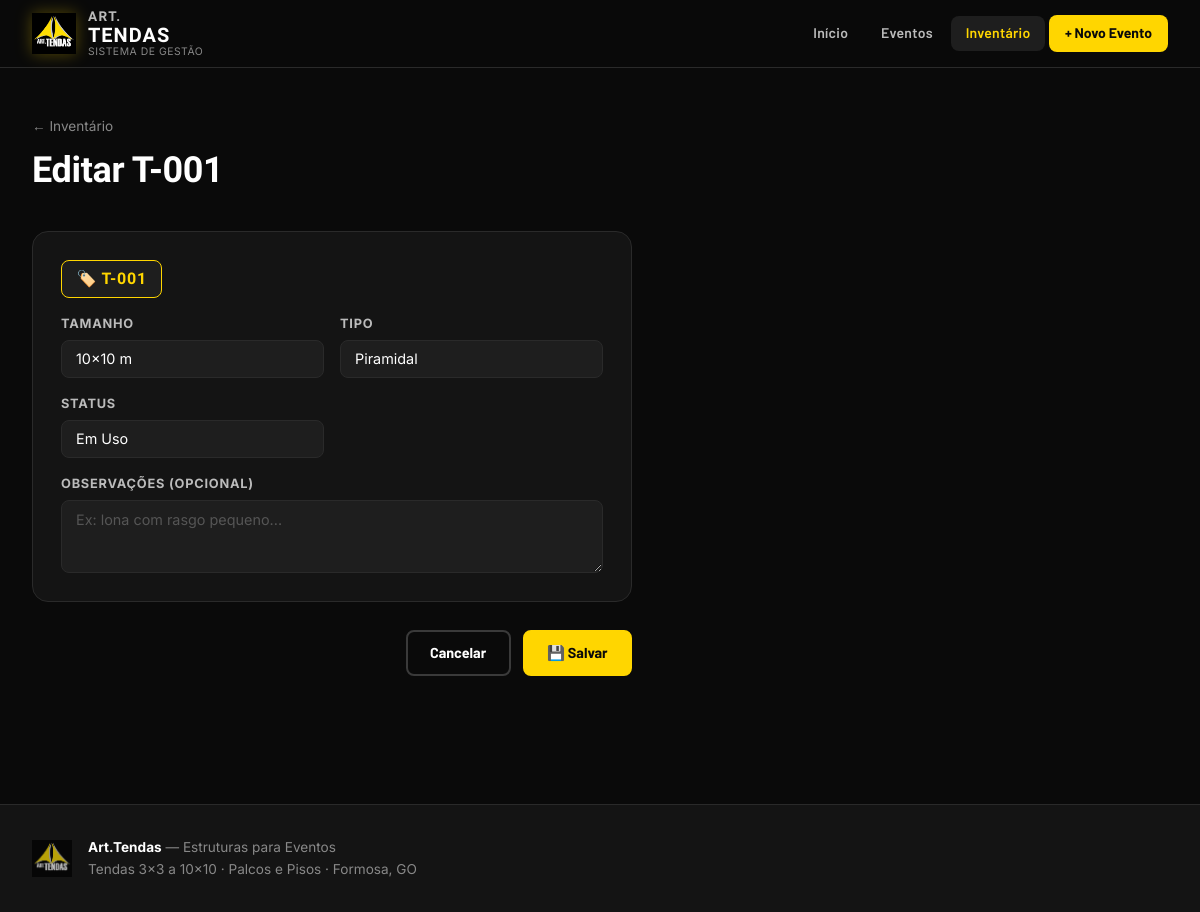
/inventario/tenda/1/editar/, run on the app's committed database.
### inventario/models.py (models this page shows, shortened)
class Tenda(models.Model):
    TAMANHOS = [
        ('3x3',   '3x3 m'),
        ('4x4',   '4x4 m'),
        ('5x5',   '5x5 m'),
        ('6x6',   '6x6 m'),
        ('7x7',   '7x7 m'),
        ('8x8',   '8x8 m'),
        ('10x10', '10x10 m'),
    ]
    TIPOS = [
        ('piramidal',    'Piramidal'),
        ('chapeu_bruxa', 'Chapéu de Bruxa'),
    ]
    STATUS = [
        ('disponivel', 'Disponível'),
        ('em_uso',     'Em Uso'),
        ('manutencao', 'Em Manutenção'),
    ]
    codigo    = models.CharField('Código', max_length=20, unique=True)
    tamanho   = models.CharField('Tamanho', max_length=10, choices=TAMANHOS)
    tipo      = models.CharField('Tipo', max_length=20, choices=TIPOS, default='piramidal')
    status    = models.CharField('Status', max_length=20, choices=STATUS, default='disponivel')
    observacoes = models.TextField('Observações', blank=True)
    class Meta:
        verbose_name = 'Tenda'
        verbose_name_plural = 'Tendas'
        ordering = ['tamanho', 'tipo', 'codigo']

### inventario/views.py (the view)
# urls.py: path('tenda/<int:pk>/editar/', views.editar_tenda, name='editar_tenda'),
def editar_tenda(request, pk):
    tenda = get_object_or_404(Tenda, pk=pk)
    if request.method == 'POST':
        form = TendaForm(request.POST, instance=tenda)
        if form.is_valid():
            form.save()
            messages.success(request, 'Tenda atualizada com sucesso!')
            return redirect('inventario:inventario')
    else:
        form = TendaForm(instance=tenda)
    return render(request, 'inventario/form_tenda.html', {
        'form': form, 'titulo': f'Editar {tenda.codigo}', 'tenda': tenda
    })

### inventario/forms.py
class TendaForm(forms.ModelForm):
    class Meta:
        model = Tenda
        fields = ['tamanho', 'tipo', 'status', 'observacoes']
        widgets = {
            'tamanho':    forms.Select(attrs={'class': 'form-control'}),
            'tipo':       forms.Select(attrs={'class': 'form-control'}),
            'status':     forms.Select(attrs={'class': 'form-control'}),
            'observacoes': forms.Textarea(attrs={'class': 'form-control', 'rows': 3,
                                                 'placeholder': 'Ex: lona com rasgo pequeno...'}),
        }
        labels = {
            'tamanho': 'Tamanho',
            'tipo':    'Tipo',
            'status':  'Status',
            'observacoes': 'Observações (opcional)',
        }

### templates/inventario/form_tenda.html (shortened to what this page needs)
{% extends 'base.html' %}
{% block nav_inventario %}active{% endblock %}
{% block content %}
<div class="page-header">
  <div>
    <a href="{% url 'inventario:inventario' %}" class="breadcrumb">← Inventário</a>
    <h1 class="page-title">{{ titulo }}</h1>
  </div>
</div>
<div class="form-container form-container--sm">
  <form method="post">
    <div class="form-section">
      {% if tenda %}
      <div class="codigo-badge">🏷️ {{ tenda.codigo }}</div>
      {% endif %}
      <div class="form-grid">
        {% for field in form %}
        <div class="form-group {% if field.name == 'observacoes' %}form-group--full{% endif %}">
          <label>{{ field.label }}</label>
          {{ field }}
        </div>
        {% endfor %}
      </div>
    </div>
    <div class="form-actions">
      <a href="{% url 'inventario:inventario' %}" class="btn btn-outline">Cancelar</a>
      <button type="submit" class="btn btn-primary">💾 Salvar</button>
    </div>
  </form>
</div>
{% endblock %}

### static/css/style.css (style rules this page uses)
*, *::before, *::after { box-sizing: border-box; margin: 0; padding: 0; }
:root { --black: #0A0A0A; --black-2: #141414; --black-3: #1E1E1E; --black-4: #2A2A2A; --gray: #3A3A3A; --gray-2: #555; --gray-3: #888; --gray-4: #bbb; --yellow: #FFD600; --yellow-dim: #FFEA70; --yellow-dark: #C8A800; --white: #FFFFFF; --green: #00C853; --red: #F44336; --radius: 8px; --radius-lg: 16px; --shadow: 0 4px 24px rgba(0,0,0,0.4); --transition: 0.2s ease; }
html { font-size: 16px; scroll-behavior: smooth; }
body { background: var(--black); color: var(--white); font-family: 'Inter', 'Barlow', sans-serif; line-height: 1.6; min-height: 100vh; }
a { color: var(--yellow); text-decoration: none; }
.btn { display: inline-flex; align-items: center; gap: 0.4rem; padding: 0.6rem 1.4rem; border-radius: var(--radius); font-family: 'Barlow', sans-serif; font-weight: 700; font-size: 0.9rem; cursor: pointer; border: 2px solid transparent; transition: var(--transition); text-decoration: none; white-space: nowrap; }
.btn-primary { background: var(--yellow); color: var(--black); border-color: var(--yellow); }
.btn-outline { background: transparent; color: var(--white); border-color: var(--gray); }
.page-header { display: flex; align-items: flex-start; justify-content: space-between; gap: 1rem; margin-bottom: 2rem; padding-top: 1rem; }
.breadcrumb { font-size: 0.85rem; color: var(--gray-3); display: block; margin-bottom: 0.25rem; }
.page-title { font-family: 'Barlow Condensed', sans-serif; font-weight: 900; font-size: 2.25rem; letter-spacing: -0.01em; }
.form-container { max-width: 900px; }
.form-container--sm { max-width: 600px; }
.form-section { background: var(--black-2); border: 1px solid var(--black-4); border-radius: var(--radius-lg); padding: 1.75rem; margin-bottom: 1.25rem; }
.form-grid { display: grid; grid-template-columns: 1fr 1fr; gap: 1rem; }
.form-group { display: flex; flex-direction: column; gap: 0.4rem; }
.form-group--full { grid-column: 1 / -1; }
.form-group label { font-size: 0.8rem; font-weight: 700; color: var(--gray-4); text-transform: uppercase; letter-spacing: 0.06em; }
.form-control { background: var(--black-3); border: 1px solid var(--black-4); border-radius: var(--radius); color: var(--white); padding: 0.6rem 0.875rem; font-size: 0.9rem; font-family: 'Inter', sans-serif; transition: var(--transition); width: 100%; }
.form-control::placeholder { color: var(--gray-2); }
select.form-control { appearance: none; cursor: pointer; }
select.form-control option { background: var(--black-3); }
.form-actions { display: flex; gap: 0.75rem; justify-content: flex-end; padding-top: 0.5rem; }
.codigo-badge { display: inline-block; background: var(--black-3); border: 1px solid var(--yellow); color: var(--yellow); font-family: 'Barlow Condensed', sans-serif; font-weight: 700; font-size: 1rem; padding: 0.3rem 0.9rem; border-radius: var(--radius); margin-bottom: 1rem; letter-spacing: 0.05em; }

### data on the page
Tenda: codigo "T-001", form "10x10 m" "Piramidal" "Em Uso"

### other printed values
{{ titulo }} "Editar T-001"
{{ field.label }} "TAMANHO" "TIPO" "STATUS" "OBSERVAÇÕES (OPCIONAL)"
